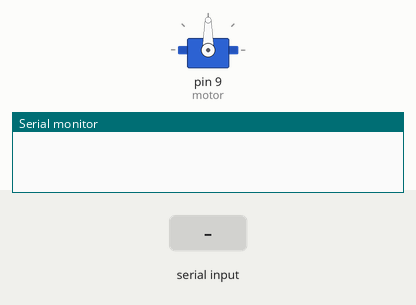
This sketch was run on a simulated Arduino Uno, built with avr-gcc and run on an emulated ATmega328P. On the bench: servo, the last lines printed to the serial monitor. Inputs (shaded band) come from the test bench.

Above: at 1.2 s.
1.3 s: "1" received over the second serial link
At 1.7 s:
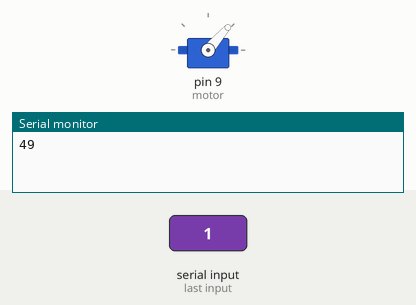
2.8 s: "0" received over the second serial link
At 4.0 s:
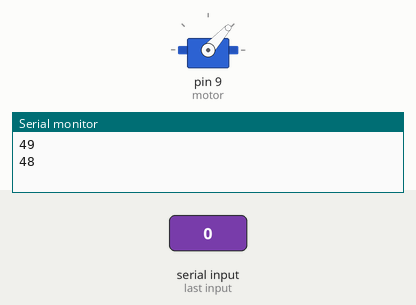
Timing chart, 0 to 5.8 s (numbered marks = the images above; inputs shaded):
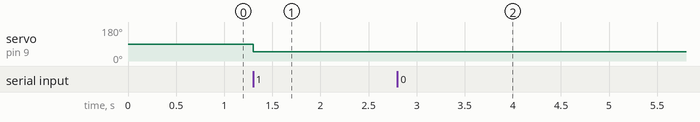

The sketch:

single_servo_control.ino
```cpp
#include <SoftwareSerial.h>
#include <Servo.h>

Servo motor;

int bluetoothTx = 10;
int bluetoothRx = 11;

SoftwareSerial bluetooth(bluetoothTx, bluetoothRx);

void setup()
{
  motor.attach(9);
  Serial.begin(9600);
  bluetooth.begin(9600);
}

void loop()
{
  if(bluetooth.available()> 0 )
  {
    int servopos = bluetooth.read();
    Serial.println(servopos);
    motor.write(servopos);
  }
}
```

Measured:
- after the input at 1.3 s, servo on pin 9 (motor): 90° → 49° at once
- after the input at 2.8 s, servo on pin 9 (motor): 49° → 48° at once
